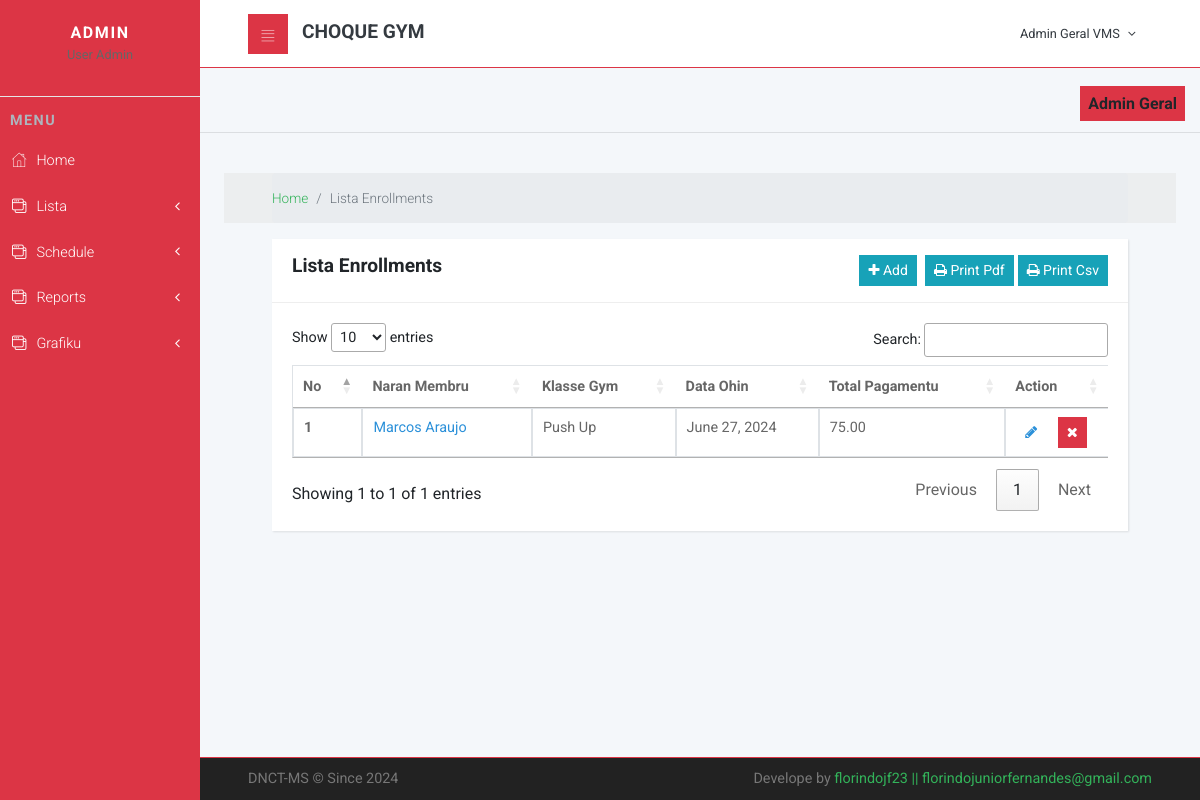
/member/enrollment (signed in), run on an earlier commit of the app's database.
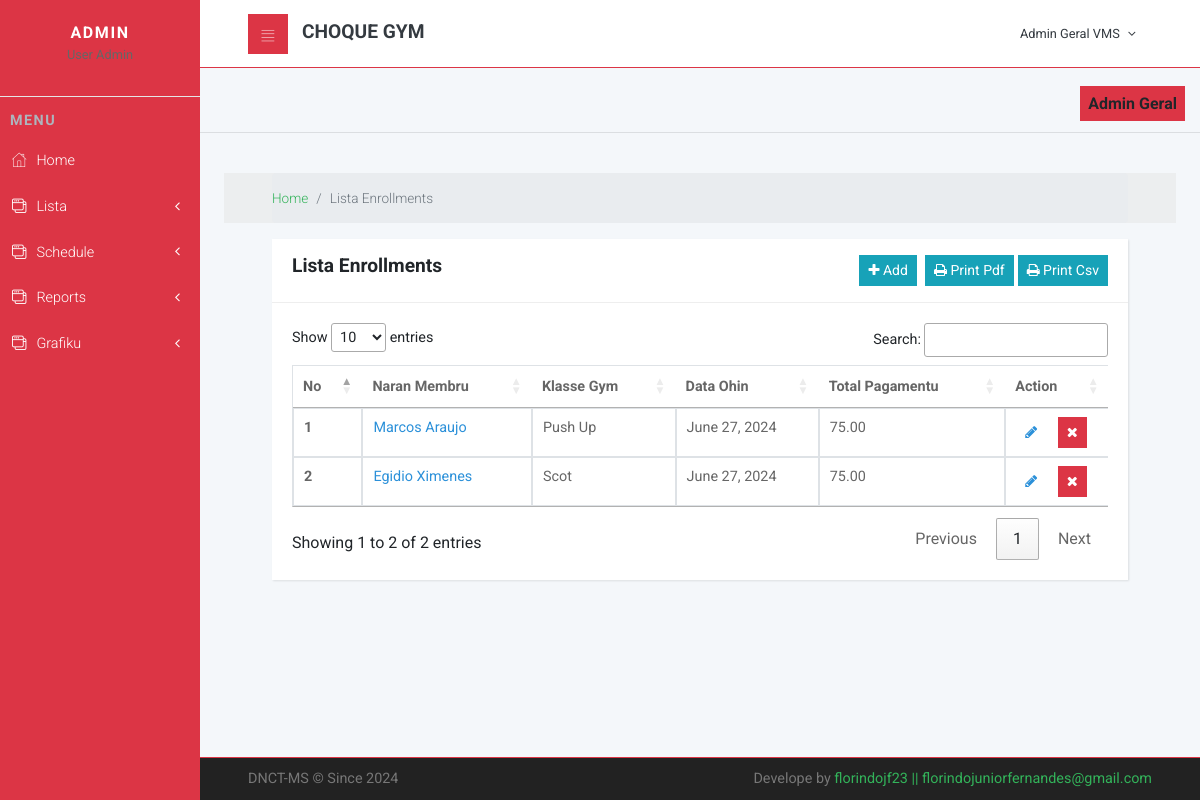
And on a later commit of the database.
### cliente/models.py (models this page shows, shortened)
class Enrollment(models.Model):
    member = models.ForeignKey(Member, on_delete=models.CASCADE)
    gym_class = models.ForeignKey(GymClass, on_delete=models.CASCADE)
    enrollment_date = models.DateField(auto_now_add=True)
    def get_total_payment(self):
        duration_in_months = self.member.get_duration_in_months()
        if duration_in_months is not None:
            return duration_in_months * self.gym_class.payment_per_month
        else:
            return None

class Member(models.Model):
    nu_id = models.CharField(max_length=20,unique=True,null=True)
    naran = models.CharField(max_length=200,null=True)
    sexo = models.CharField(choices=[('Mane','Mane'),('Feto','Feto')],max_length=10,null=True,blank=True)
    naturalidade = models.CharField(max_length=200,null=True,blank=True)
    data_moris = models.DateField(null=True)
    join_date = models.DateField(auto_now_add=True)
    end_date = models.DateField(null=True)
    enderesu = models.CharField(max_length=200,null=True,blank=True)
    municipio = models.ForeignKey(Municipality, on_delete=models.CASCADE,null=True,blank=True)
    status = models.CharField(choices=[('Solteiru/a','Solteiru/a'),('Marridu/a','Marridu/a')],max_length=10,null=True,blank=True)
    phone = models.CharField(max_length=200,null=True)
    email = models.EmailField(max_length=200,null=True,blank=True)
    fotografia = models.ImageField(upload_to='images/',null=True, blank=True)
    documentos = models.FileField(upload_to='CV/', null=True, blank=True)
    def get_duration_in_months(self):
        if self.end_date:
            delta = relativedelta(self.end_date, self.join_date)
            return delta.years * 12 + delta.months
        else:
            return None

class GymClass(models.Model):
    name = models.CharField(max_length=100)
    description = models.TextField()
    start_time = models.TimeField()
    end_time = models.TimeField()
    days_of_week = models.CharField(max_length=150)
    payment_per_month = models.DecimalField(max_digits=6, decimal_places=2, default=25.00)
    def __str__(self):
        return self.name

### cliente/views.py (the view)
# urls.py: path('enrollment',enrollment, name='enrollment'),
@login_required
def enrollment(request):
    listaenrollment = Enrollment.objects.all()
    data = {
    'title':"Lista Enrollments",
    'active_estudante':"active",
    'dadus':listaenrollment
    }
    return render(request, 'listaenroll.html',data)

### cliente/templates/listaenroll.html (shortened to what this page needs)
{% extends 'main/layout.html' %}
{% load static %}
{% load crispy_forms_tags %}
{% block content %}
<div class="col-sm-12 p-4">
     <div class="breadcrumb-holder">
        <div class="container-fluid">
          <ul class="breadcrumb">
            <li class="breadcrumb-item"><a href="{% url 'home' %}">Home</a></li>
            <li class="breadcrumb-item active">{{title}}</li>
          </ul>
        </div>
      </div>
      <section>
        <div class="container-fluid">
          <div class="row mt-3">
            <div class="col-lg-12">
              <div class="card">
                <div class="card-header d-flex justify-content-between text-center">
                  <div class="text-center">
                    <h3>{{title}}</h3>
                  </div>
                  <div class="d-flex justify-content-end">
                    <div class="text-center mr-2">
                      <a href="{% url 'create_enrollment' %}" class="btn btn-sm btn-info" title="Aumenta Dadus"><i class="fa fa-plus"></i> Add </a>
                    </div>
                    <div class="text-center">
                      <a href="{% url 'pdf_enroll' %}" target="_blank" class="btn btn-sm btn-info" title="Print Data"> <i class="fa fa-print"></i> Print Pdf</a>
                      <a href="{% url 'csv_enroll' %}" target="_blank" class="btn btn-sm btn-info" title="Print Data"> <i class="fa fa-print"></i> Print Csv</a>
                    </div>
                  </div>
                </div>
                <div class="card-body">
                  <div class="table-responsive">
                    <table id="example" class="table table-hover table-bordered" width="100%">
                      <thead>
                        <tr>
                          <th>No</th>
                          <th>Naran Membru</th>
                          <th>Klasse Gym</th>
                          <th>Data Ohin</th>
                          <th>Total Pagamentu</th>
                          <th>Action</th>
                        </tr>
                      </thead>
                      <tbody>
                        {% for data in dadus %}
                        <tr>
                          <th scope="row">{{ forloop.counter }}</th>
                          <td><a href="{% url 'detail_enrollment' data.id %}" style="color: #2b90d9;">{{ data.member.naran }}</a></td>
                          <td>{{ data.gym_class }}</td>
                          <td>{{ data.enrollment_date }}</td>
                          <td>{{ data.get_total_payment }}</td>
                          <td>
                            <div class="d-flex">
                              <div class="flex-fill"><a href="{% url 'update_enrollment' data.id %}" class="btn btn-sm" style="color: #2b90d9;" title="Update"><i class="fa fa-pencil" style="color: #2b90d9;"></i></a></div>
                              <div class="flex-fill"> <button type="button" class="btn btn-sm btn-danger" data-toggle="modal" data-target="#delete-{{ data.id }}" style="text-decoration: none"><i class="fa fa-remove"></i></button></div>
                            </div>
                           </td>
                        </tr>
                        {% endfor %}
                      </tbody>
                    </table>
                  </div>
                </div>
              </div>
            </div>
          </div>
        </div>
      </section>
</div>
<link rel="stylesheet" type="text/css" href="https://cdn.datatables.net/1.11.3/css/jquery.dataTables.css">
{% endblock %}

What changed in the data, as far as the page shows it:
added Enrollment: member.naran "Egidio Ximenes", gym_class "Scot", enrollment_date "June 27, 2024", get_total_payment "75.00"
Also different on the page:
text written by a page script: "Show entries Search: Showing 1 to 1 of 1 entries Previous 1 Next" → "Show entries Search: Showing 1 to 2 of 2 entries Previous 1 Next"
